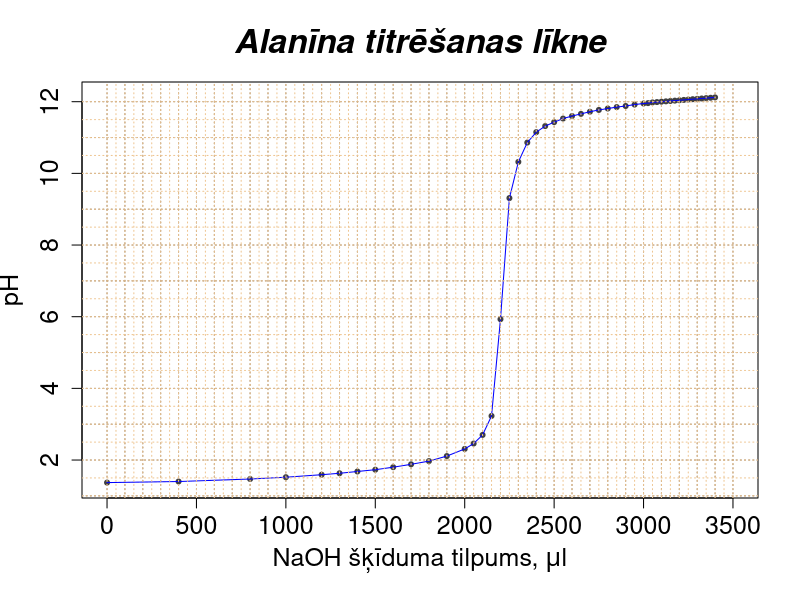
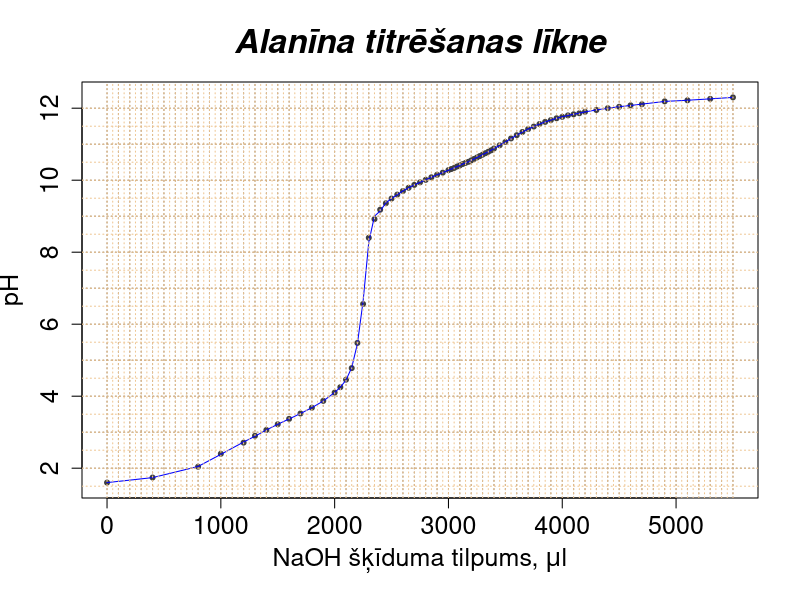

Recreate these plots in R, in order.
data = read.csv(file="data_titret.csv", header=TRUE, sep=";")

v_naoh = data$v_naoh
ph_hcl = data$ph_hcl
ph_as = data$ph_as
v_hcl = v_naoh[1:49]
ph_hcl = ph_hcl[1:49]
phCounter = seq(1.8, 12, 0.2)
phVolumeHCl = c()
phVolumeAS = c()
#############################################
# isEqual = function(e,i){
# 	if (e == i){
# 		index = which(e == ph_hcl)[[1]]
# 		phVolumeHCl = c(phVolumeHCl, v_hcl[index])
# 	}
# 	return(phVolumeHCl)
# }
# for (e in ph_hcl){
# 	for (i in phCounter){
# 		isEqual(e,i)		
# 			if (e - 0.13 < i){
# 			if (e + 0.13 > i){
# 				index = which(e == ph_hcl)[[1]]
# 				phVolumeHCl = c(phVolumeHCl, v_hcl[index])
# 			}
# 		}
# 	}	
# }
#test if two vectors have the same weights
# print(length(phCounter))
# print(length(phVolumeHCl))
#############################################

hcl.spl = smooth.spline(v_hcl, ph_hcl)
as.spl = smooth.spline(v_naoh, ph_as)

#binārā meklēšana
spl = function(val, e, spline) {
	x_min = 0
	x_max = 5000
	while(TRUE) {
		x_avg = (x_min + x_max) / 2
		pred = predict(spline, x_avg)
		y = pred$y
		if(y < val - e) {
			x_min = x_avg
		} else if(y > val + e) {
			x_max = x_avg
		} else {
			return(x_avg)
		}
	}
}

spl(2, 0.001, hcl.spl)

for (y in phCounter){
	precision = 0.001
	phi = round(spl(y, precision, hcl.spl), digits = 0)
	phVolumeHCl = c(phVolumeHCl, phi)
	asi = round(spl(y, precision, as.spl), digits = 0)
	phVolumeAS = c(phVolumeAS, asi)
}

corVolume = phVolumeAS - phVolumeHCl
# print(corVolume)
# print(phVolumeHCl)
# print(phVolumeAS)
test = data.frame(phCounter, phVolumeHCl, phVolumeAS, corVolume)
print(test)

plot.new()
jpeg('ph_hcl.jpeg', width = 900, height = 500, units = "px", pointsize = 10)
plot(v_hcl, ph_hcl, pch=20, xlim =c(0,3500), col = "gray25", xlab = expression(paste("NaOH šķīduma tilpums, ", mu, "l")),
	ylab="pH", cex.axis = 1.5, cex.lab=1.5)
lines(hcl.spl, col = "blue")
title(main = 'Alanīna titrēšanas līkne', cex.main = 2, font.main= 4, col.main= "black")
abline(v=(seq(0,3500,100)), col="burlywood4", lty="dotted")
abline(v=(seq(0,3500,50)), col="burlywood2", lty="dotted")
abline(h=(seq(0,12,1)), col="burlywood4", lty="dotted")
abline(h=(seq(0,12,0.5)), col="burlywood2", lty="dotted")
dev.off()

plot.new()
jpeg('ph_as.jpeg', width = 900, height = 500, units = "px", pointsize = 10)
plot(v_naoh, ph_as, pch=20, col = "gray25", xlab = expression(paste("NaOH šķīduma tilpums, ", mu, "l")),
	ylab="pH", cex.axis = 1.5, cex.lab=1.5)
lines(as.spl, col = "blue")
title(main = 'Alanīna titrēšanas līkne', cex.main = 2, font.main= 4, col.main= "black")
abline(v=(seq(0,5500,100)), col="burlywood4", lty="dotted")
abline(v=(seq(0,5500,50)), col="burlywood2", lty="dotted")
abline(h=(seq(0,12,1)), col="burlywood4", lty="dotted")
abline(h=(seq(0,12,0.5)), col="burlywood2", lty="dotted")
dev.off()